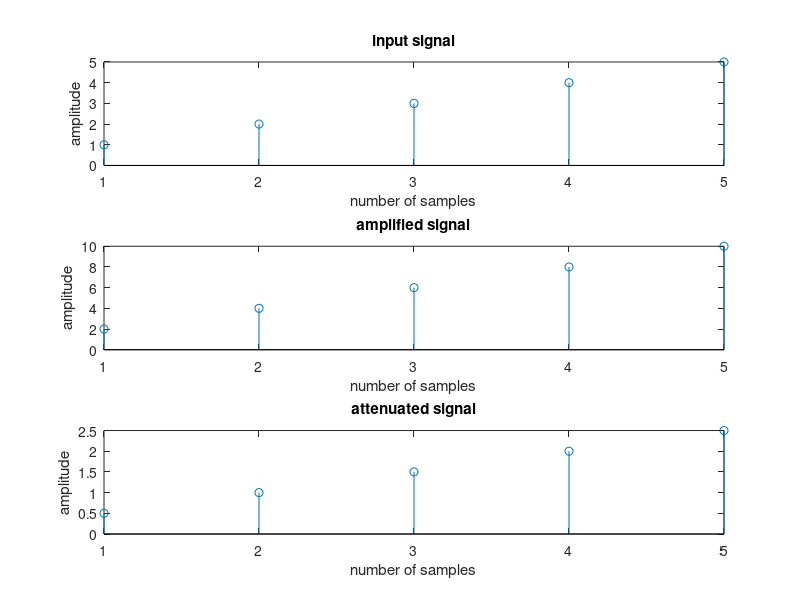

MATLAB code for this plot:
clear all;
close all;
clc;
k=2;
x1=[1 2 3 4 5];
a=length(x1);
n=0:1:a-1;
subplot(3,1,1);
stem(x1);
xlabel('number of samples');
ylabel('amplitude');
title('input signal');
x2=k*x1;
subplot(3,1,2);
stem(x2);
xlabel('number of samples');
ylabel('amplitude');
title('amplified signal');
x3=x1/k;
subplot(3,1,3);
stem(x3);
xlabel('number of samples');
ylabel('amplitude');
title('attenuated signal');
display(x1);
display(x2);
display(x3);